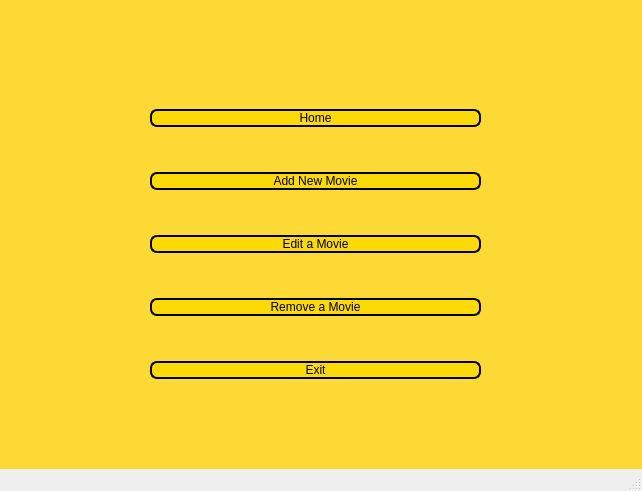
<?xml version="1.0" encoding="UTF-8"?>
<ui version="4.0">
 <class>BossWindow</class>
 <widget class="QMainWindow" name="BossWindow">
  <property name="geometry">
   <rect>
    <x>0</x>
    <y>0</y>
    <width>642</width>
    <height>491</height>
   </rect>
  </property>
  <property name="windowTitle">
   <string>MainWindow</string>
  </property>
  <widget class="QWidget" name="centralwidget">
   <property name="styleSheet">
    <string notr="true">#centralwidget
{
	background-color: #FDD935;
}

QLabel
{
font: 17pt &quot;Cooper Black&quot;;
}

QPushButton
{
	font: 15pt &quot;Cooper Black&quot;;
	background-color: #FDD905 ;
	border-Radius: 7px;
	border: 2px solid  black;
}

QPushButton:hover{
color: #FDD905;
	background-color: rgb(0, 0, 0);
}
QLineEdit
{
	font: 19pt &quot;MV Boli&quot;;
}</string>
   </property>
   <widget class="QWidget" name="verticalLayoutWidget">
    <property name="geometry">
     <rect>
      <x>150</x>
      <y>70</y>
      <width>331</width>
      <height>351</height>
     </rect>
    </property>
    <layout class="QVBoxLayout" name="verticalLayout">
     <item>
      <widget class="QPushButton" name="HomeButton">
       <property name="text">
        <string>Home</string>
       </property>
      </widget>
     </item>
     <item>
      <widget class="QPushButton" name="AddButton">
       <property name="text">
        <string>Add New Movie</string>
       </property>
      </widget>
     </item>
     <item>
      <widget class="QPushButton" name="EditButton">
       <property name="text">
        <string>Edit a Movie</string>
       </property>
      </widget>
     </item>
     <item>
      <widget class="QPushButton" name="RemoveButton">
       <property name="text">
        <string>Remove a Movie</string>
       </property>
      </widget>
     </item>
     <item>
      <widget class="QPushButton" name="ExitButton">
       <property name="text">
        <string>Exit</string>
       </property>
      </widget>
     </item>
    </layout>
   </widget>
  </widget>
  <widget class="QStatusBar" name="statusbar"/>
 </widget>
 <resources/>
 <connections/>
</ui>
